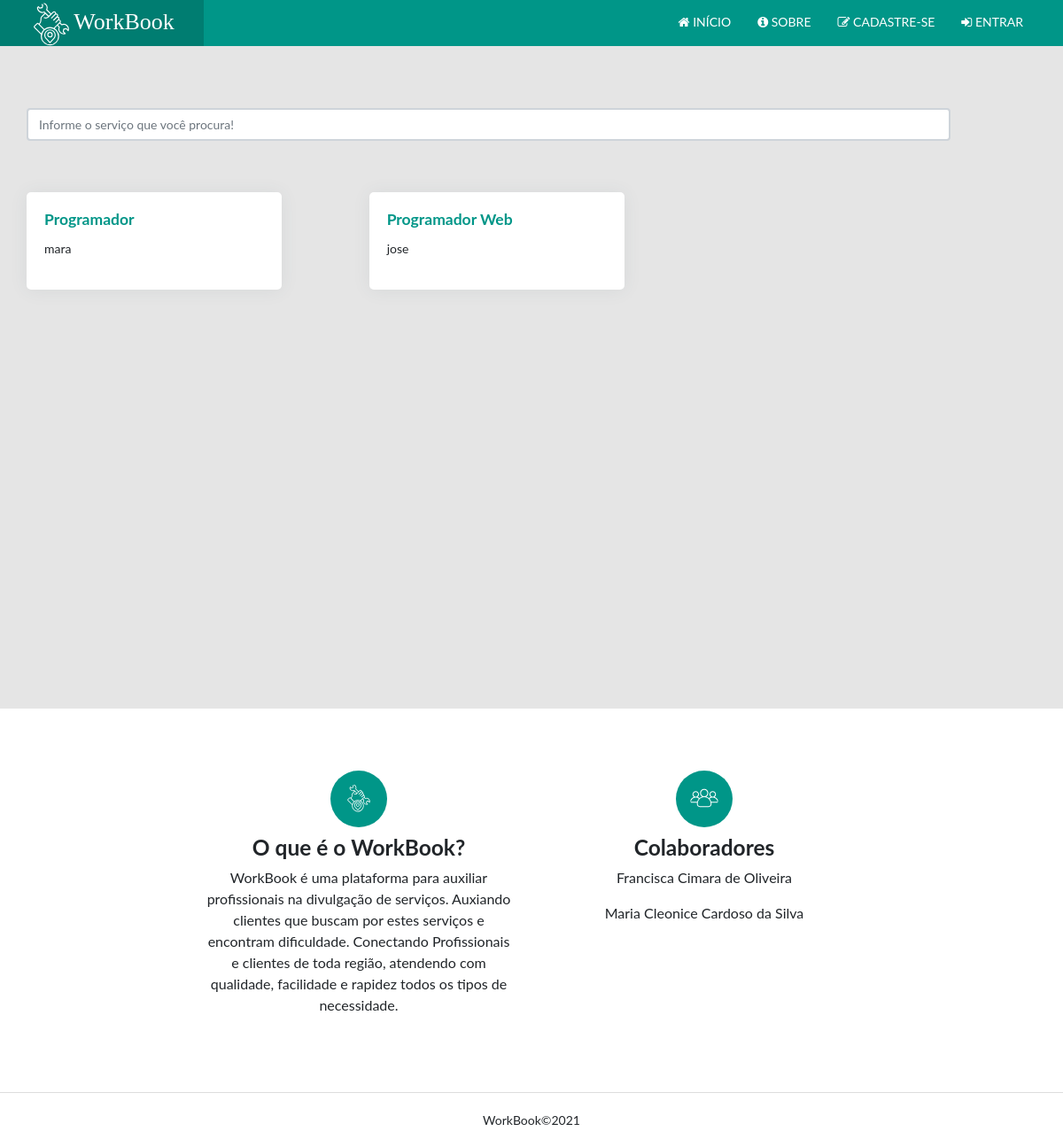
The app's page /, older data.
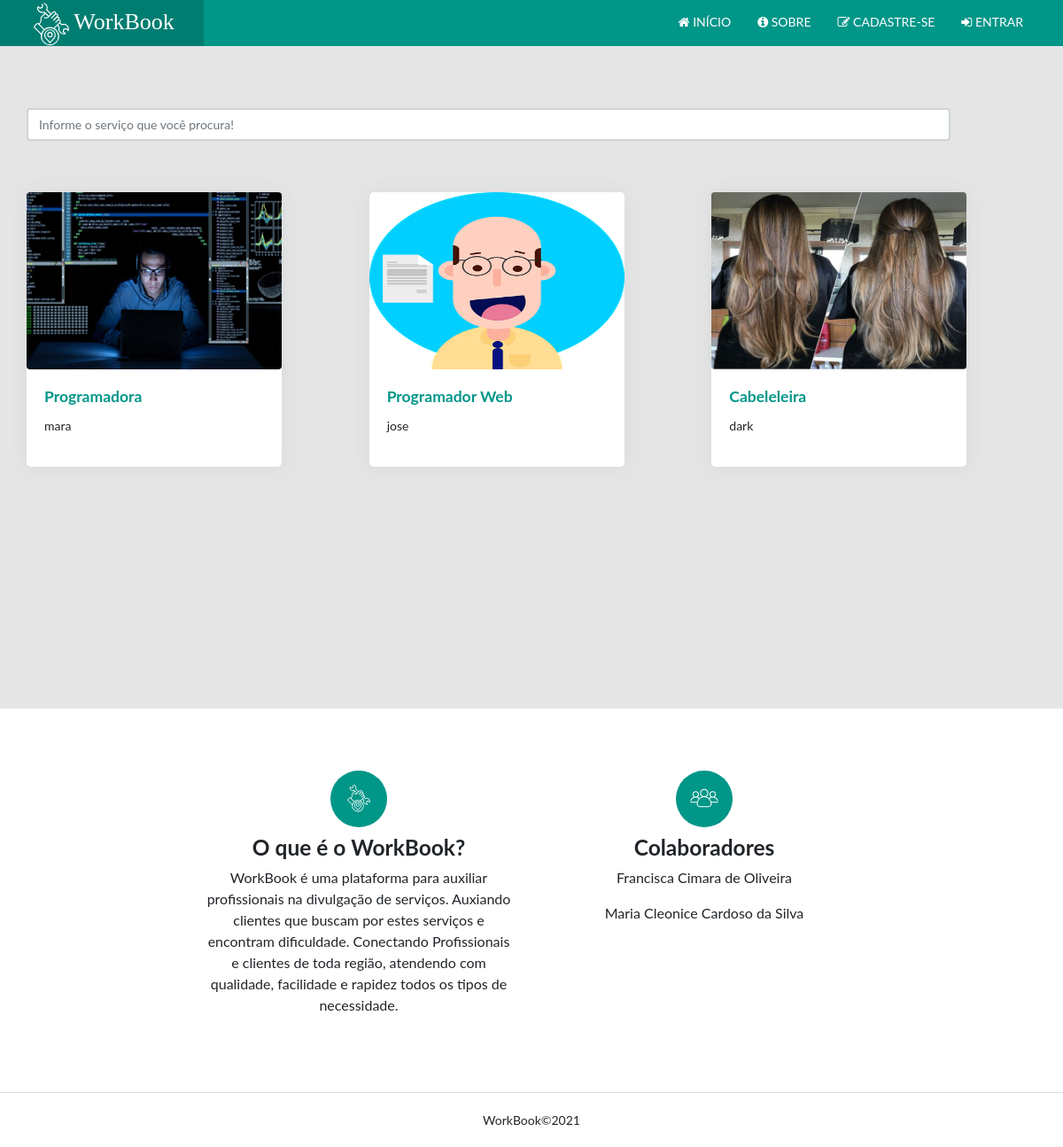
The same page, newer data.
### usuario/models.py (models this page shows, shortened)
class Profissional(models.Model):
            profissao = models.CharField('Profissão', max_length=250)
            categoria = models.OneToOneField(Categoria, on_delete=models.CASCADE, related_name='categoria')
            slug = models.SlugField('Atalho', unique=True, blank=True, null=True)
            descricao = models.CharField('Descrição', max_length=250)
            imagem = models.ImageField(upload_to='fotos/%Y/%m/', blank=True, null=True)
            user = models.OneToOneField(Usuario, on_delete=models.CASCADE, related_name='usario',
                                        error_messages={
                                            "unique": "Já existe um profissional cadastrado para este usuário."
                                        }
                                       )
            acesso_permitido = models.BooleanField(default=True)
            class Meta:
                verbose_name = 'Profissional'
                verbose_name_plural = 'Profissional'
                ordering = ['id']
            """def clean(self):
                model = self.__class__
                if model.objects.count() > 0 and self.user_id != model.objects.get().user_id:
                    raise ValidationError("Você já tem um perfil profissional cadastrado.")"""

### usuario/views.py (the view)
# urls.py: path('', views.home, name='home'),
def home(request):
   profissional = Profissional.objects.all()
   context = {
       'profissional': profissional
   }
   return render(request, 'usuario/home.html',context)

### usuario/templates/usuario/home.html (shortened to what the changed rows need)
<!DOCTYPE html>
{% load static %}
<html lang="en">
<head>
    <link rel="stylesheet" type="text/css" href="{% static 'css/main.css'%}">
    <link rel="stylesheet" type="text/css"
          href="https://maxcdn.bootstrapcdn.com/font-awesome/4.7.0/css/font-awesome.min.css">
</head>
<body>
<main class="app-content-home">
        <div class="align-items-center page-content">
         {% if 'profissional' not in request.path %}
            <br><br>
            {% endif %}
            <br/>
            <br/>
            <div class="card-columns">
                {% for profissional in profissional %}
                <div class="card col-18" style="width: 18rem;">
                    {% if profissional.imagem %}
                    <a href="{{ profissional.slug }}">
                        <img class="rounded " src="{{ profissional.imagem.url  }}" alt="{{ profissional.profissao }}"
                             style="width: 288px; height: 200px; object-fit: fill;">
                    </a>
                    {% endif %}
                    <div class="card-body">
                        <a href="{{ profissional.slug }}">
                            <h5 class="card-title">{{ profissional.profissao }} </h5></a>
                        <p>{{profissional.slug}}</p>
                    </div>
                </div>
                {% endfor %}
            </div>
        </div>
</main>

Row changes from the older to the newer data that the page shows:
changed Profissional "mara": imagem: picture added; profissao "Programador" → "Programadora"
changed Profissional "Programador Web": imagem: picture added
added Profissional: imagem (picture), profissao "Cabeleleira", slug "dark"
